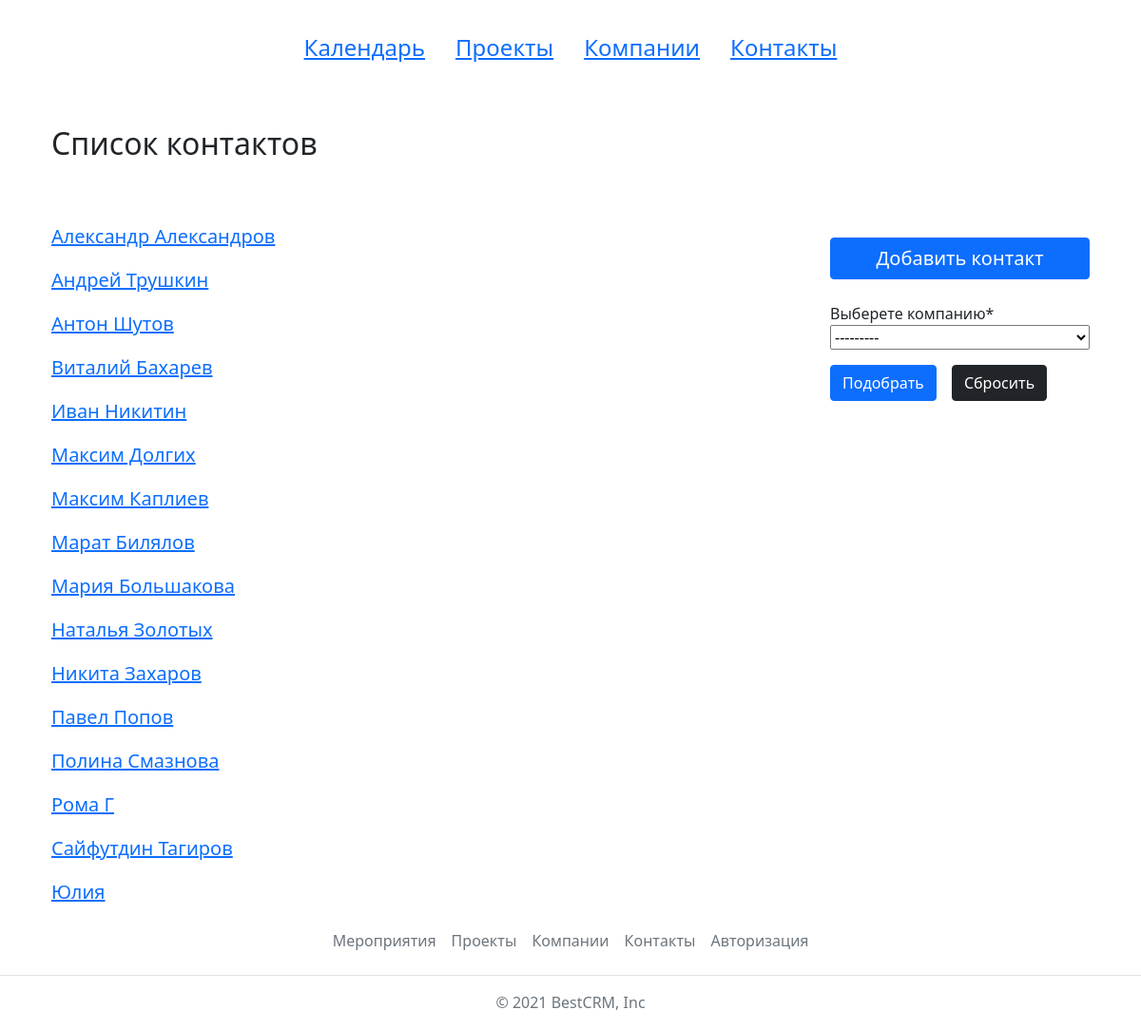
/contacts/, run on the app's committed database.
### crm/models.py (models this page shows)
class Contact(models.Model):
    first_name = models.CharField(max_length=50, verbose_name='Имя')
    second_name = models.CharField(max_length=50, verbose_name='Отчество', blank=True, null=True)
    last_name = models.CharField(max_length=50, verbose_name='Фамилия', blank=True, null=True)
    email = models.EmailField(max_length=124, verbose_name='e-mail', blank=True, null=True)
    phone = models.CharField(max_length=12, verbose_name='Телефон', blank=True, null=True)
    additional_info = models.TextField(blank=True, verbose_name='Дополнительная информация')
    def __str__(self):
        if self.last_name:
            full_name = str(self.first_name) + ' ' + str(self.last_name)
        else:
            full_name = str(self.first_name)
        return full_name
    class Meta:
        verbose_name = "Контакт"
        verbose_name_plural = "Контакты"

### crm/views.py (the view)
# urls.py: path('contacts/', views.contact_list_view, name='contacts'),
def contact_list_view(request):
    contact_list = Contact.objects.all().order_by('first_name')
    form = FilterByCompanyForm()
    if request.method == 'POST':
        form = FilterByCompanyForm(request.POST)
        if form.is_valid():
            contact_list = Contact.objects.filter(companies=form.cleaned_data['company'])
    ctx = {
        'contact_list': contact_list,
        'form': form,
    }
    return render(request, 'crm/contact_list.html', ctx)

### crm/forms.py
class FilterByCompanyForm(forms.Form):
    company = forms.ModelChoiceField(queryset=Company.objects.all().order_by('short_name'), label='Выберете компанию')

### crm/models.py (called while the page is built)
    def __str__(self):
        return f'{self.short_name}'

### crm/templates/crm/contact_list.html (shortened to what this page needs)
{% extends 'base.html'%}
{% load crispy_forms_tags %}
{% block content %}
<div class="container mt-3">
    <h2 class="my-3">Список контактов</h2>
    <div class="d-flex justify-content-between">
      <div class="col-7 mt-5">
        {% for contact in contact_list %}
          <p class="fs-5"><a href="{% url 'contact_details' contact.id %}">{{contact}}</a></p>
        {% empty %}
          <h4>Список контактов пуст</h4>
        {% endfor %}
      </div>
      <div class="position-sticky">
        <div class="d-flex flex-column mt-3 ms-5">
          <a class="btn btn-primary mt-5 fs-5" href="{% url 'contact_add' %}">Добавить контакт</a>
          <form class="mt-4" method="post">
            {{ form|crispy }}
            <div class="d-flex justify-content-start">
              <input class="btn btn-primary mt-3" type="submit" value="Подобрать">
              <a class="btn btn-dark mt-3 ms-3" href="{% url 'contacts' %}">Сбросить</a>
            </div>
          </form>
        </div>
      </div>
    </div>
</div>
{% endblock %}

### data on the page
Contact: last_name+first_name "Александр Александров"
Contact: last_name+first_name "Андрей Трушкин"
Contact: last_name+first_name "Антон Шутов"
Contact: last_name+first_name "Виталий Бахарев"
Contact: last_name+first_name "Иван Никитин"
Contact: last_name+first_name "Максим Долгих"
Contact: last_name+first_name "Максим Каплиев"
Contact: last_name+first_name "Марат Билялов"
Contact: last_name+first_name "Мария Большакова"
Contact: last_name+first_name "Наталья Золотых"
Contact: last_name+first_name "Никита Захаров"
Contact: last_name+first_name "Павел Попов"
Contact: last_name+first_name "Полина Смазнова"
Contact: last_name+first_name "Рома Г"
Contact: last_name+first_name "Сайфутдин Тагиров"
Contact: last_name+first_name "Юлия"
